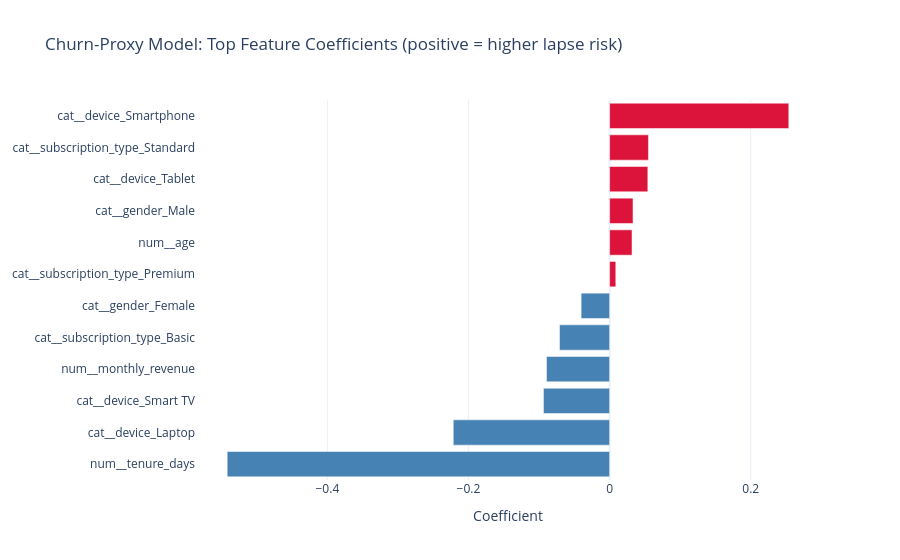

The cell this chart's notebook holds for it:
### Code cell
viz.churn_model_coefficients_chart(result.coefficients).show()

### Figure 1 — Plotly figure (JSON) as saved in the notebook; plotly's stock layout.template omitted (floating-point values rounded to 4 significant figures)
{"data": [{"marker": {"color": ["steelblue", "steelblue", "steelblue", "steelblue", "steelblue", "steelblue", "crimson", "crimson", "crimson", "crimson", "crimson", "crimson"]}, "orientation": "h", "type": "bar", "x": [-0.542, -0.2216, -0.09377, -0.08941, -0.07101, -0.04038, 0.008773, 0.03175, 0.03317, 0.05417, 0.05502, 0.254], "y": ["num__tenure_days", "cat__device_Laptop", "cat__device_Smart TV", "num__monthly_revenue", "cat__subscription_type_Basic", "cat__gender_Female", "cat__subscription_type_Premium", "num__age", "cat__gender_Male", "cat__device_Tablet", "cat__subscription_type_Standard", "cat__device_Smartphone"]}], "layout": {"title": {"text": "Churn-Proxy Model: Top Feature Coefficients (positive = higher lapse risk)"}, "xaxis": {"title": {"text": "Coefficient"}}}}
